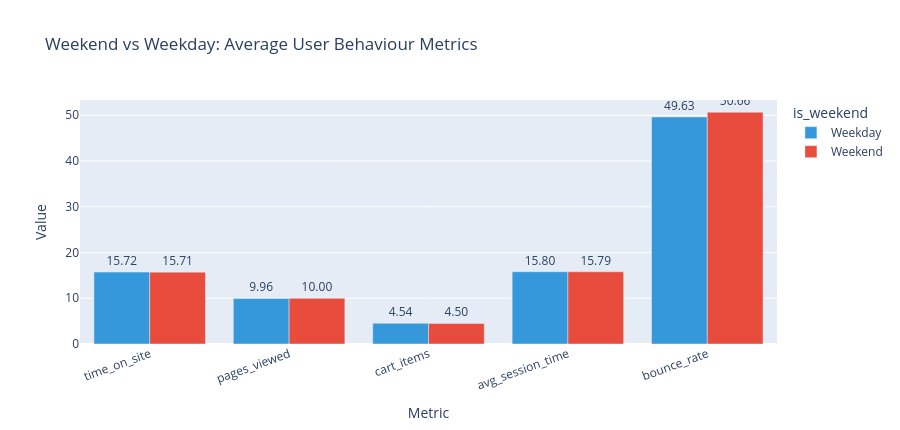

The notebook cell this image was saved under:
### Code cell
# Weekend vs Weekday behaviour
wk = df_ts.groupby('is_weekend')[['time_on_site','pages_viewed','cart_items','avg_session_time','bounce_rate']].mean().reset_index()
wk['is_weekend'] = wk['is_weekend'].map({True:'Weekend', False:'Weekday'})
wk_melt = wk.melt(id_vars='is_weekend', var_name='Metric', value_name='Value')
fig = px.bar(wk_melt, x='Metric', y='Value', color='is_weekend', barmode='group',
             color_discrete_map={'Weekday':'#3498db','Weekend':'#e74c3c'},
             title='Weekend vs Weekday: Average User Behaviour Metrics', text_auto='.2f')
fig.update_traces(textposition='outside')
fig.update_layout(height=430, xaxis_tickangle=-20)
fig.show()

### Figure 1 — Plotly figure (JSON) as saved in the notebook; plotly's stock layout.template omitted (floating-point values rounded to 4 significant figures)
{"data": [{"alignmentgroup": "True", "hovertemplate": "is_weekend=Weekday<br>Metric=%{x}<br>Value=%{y}<extra></extra>", "legendgroup": "Weekday", "marker": {"color": "#3498db", "pattern": {"shape": ""}}, "name": "Weekday", "offsetgroup": "Weekday", "orientation": "v", "showlegend": true, "textposition": "outside", "texttemplate": "%{y:.2f}", "type": "bar", "x": ["time_on_site", "pages_viewed", "cart_items", "avg_session_time", "bounce_rate"], "xaxis": "x", "y": [15.72, 9.959, 4.542, 15.8, 49.63], "yaxis": "y"}, {"alignmentgroup": "True", "hovertemplate": "is_weekend=Weekend<br>Metric=%{x}<br>Value=%{y}<extra></extra>", "legendgroup": "Weekend", "marker": {"color": "#e74c3c", "pattern": {"shape": ""}}, "name": "Weekend", "offsetgroup": "Weekend", "orientation": "v", "showlegend": true, "textposition": "outside", "texttemplate": "%{y:.2f}", "type": "bar", "x": ["time_on_site", "pages_viewed", "cart_items", "avg_session_time", "bounce_rate"], "xaxis": "x", "y": [15.71, 9.998, 4.501, 15.79, 50.66], "yaxis": "y"}], "layout": {"barmode": "group", "height": 430, "legend": {"title": {"text": "is_weekend"}, "tracegroupgap": 0}, "title": {"text": "Weekend vs Weekday: Average User Behaviour Metrics"}, "xaxis": {"anchor": "y", "domain": [0, 1], "tickangle": -20, "title": {"text": "Metric"}}, "yaxis": {"anchor": "x", "domain": [0, 1], "title": {"text": "Value"}}}}
